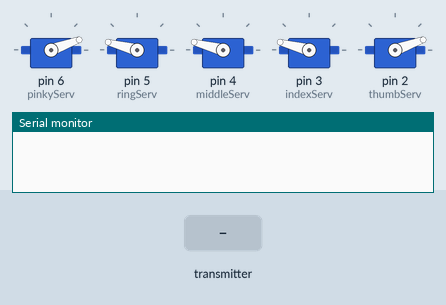
A sketch run on a simulated Arduino Uno, built with avr-gcc and run on an emulated ATmega328P. Parts: 5 × servo, the last lines printed to the serial monitor. The test bench sets the inputs (shaded band). No radio packets arrive unless stated.

Above: at 1.2 s.
1.3 s: the transmitter starts sending sensorArray.0 = 0
At 2.2 s:
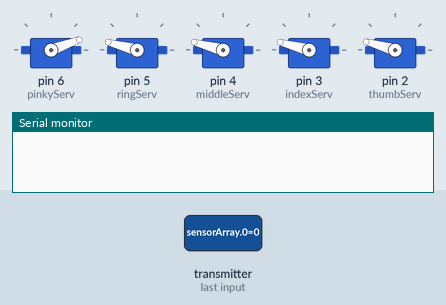
4.3 s: the transmitter starts sending sensorArray.1 = 100
At 7.0 s:
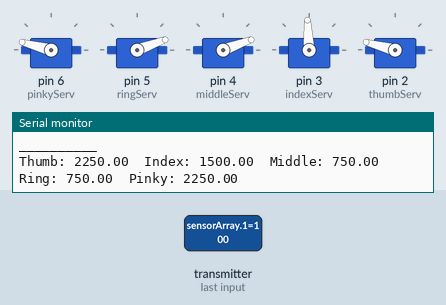
7.3 s: the transmitter starts sending sensorArray.4 = 100
At 8.6 s:
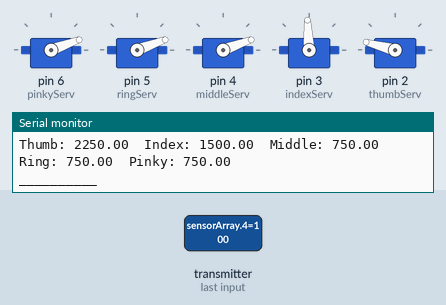
9.7 s: the transmitter starts sending sensorArray.2 = 100
At 11.3 s:
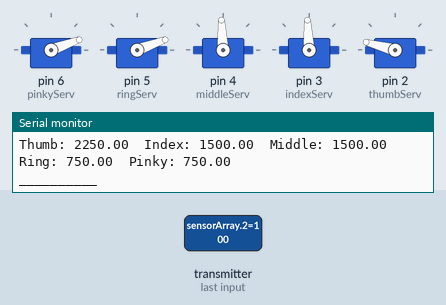
11.6 s: the transmitter starts sending sensorArray.0 = 100
At 13.1 s:
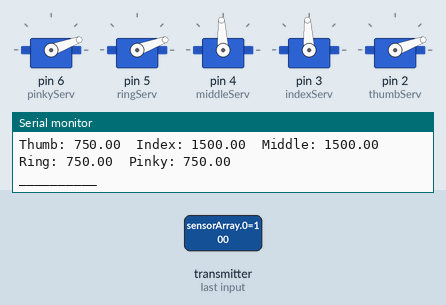
14.0 s: the transmitter starts sending sensorArray.3 = 100
At 15.7 s:
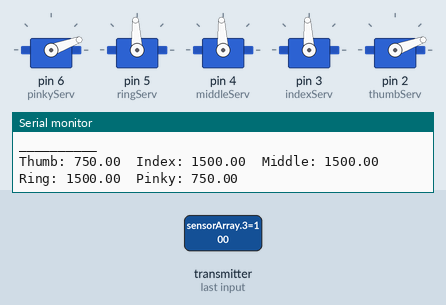
Timing chart, 0 to 16.9 s (numbered marks = the images above; inputs shaded):
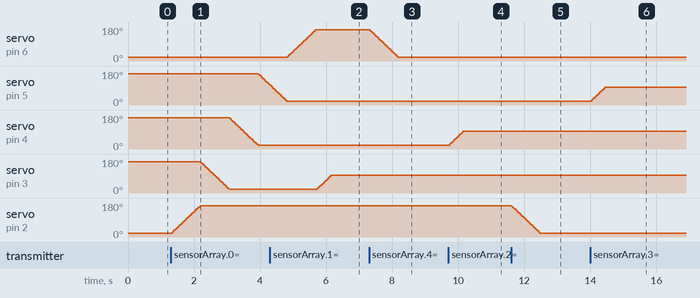

The sketch:

rcvr.ino
```cpp
#include <VirtualWire.h>
//#include <Servotimer2.h>
#include <ServoTimer2.h>  // the servo library
ServoTimer2 pinkyServ,thumbServ,indexServ,middleServ,ringServ;


double thumb, index, middle, ring, pinky;
double sensorArray[5] = {};


const int receive_pin = 11;
int thumb_init = 750;
int index_init = 2250;
int middle_init = 2250;
int ring_init = 2250;
int pinky_init = 750;


void setup() {

  pinkyServ.attach(6);
  ringServ.attach(5);
  middleServ.attach(4);
  indexServ.attach(3);
  thumbServ.attach(2);

  thumbServ.write(thumb_init);
  indexServ.write(index_init);
  middleServ.write(middle_init);
  ringServ.write(ring_init);
  pinkyServ.write(pinky_init);
  vw_set_rx_pin(receive_pin);

  Serial.begin(9600);
  vw_set_ptt_inverted(true);
  vw_setup(2000);
  vw_rx_start();

}

void loop() {
  uint8_t buf[VW_MAX_MESSAGE_LEN];
  uint8_t buflen = VW_MAX_MESSAGE_LEN;

  // Non-blocking
  if (vw_get_message(buf, &buflen))
  {
    memcpy(sensorArray, buf, buflen);
    //int i;
    // Turn on a light to show received good message
    digitalWrite(13, true);

    // Message with a good checksum received, dump it.
    //for (i = 0; i < buflen; i++)
    //{
      // Fill Sensor1CharMsg Char array with corresponding
      // chars from buffer.
      //sensorArray[i] = char(buf[i]);

    //}
   thumb= sensorArray[0];// == x;
   index= sensorArray[1]; //== y;
   middle= sensorArray[2]; //== z;
   ring= sensorArray[3];
   pinky= sensorArray[4];
//thumb & pinky positons are inversed with other three

  thumb = 180 - thumb;
  pinky = 180 - pinky;


  if (thumb<=80){thumb = 0;}
  else if (thumb>80 && thumb<=100){thumb=90;}
  else {thumb=180;}

  if (index<=80){index = 0;}
  else if (index>80 && index<=100){index=90;}
  else {index=180;}

  if (middle<=80){middle = 0;}
  else if (middle>80 && middle<=100){middle=90;}
  else {middle=180;}

  if (ring<=80){ring = 0;}
  else if (ring>80 && ring<=100){ring=90;}
  else {ring=180;}

  if (pinky<=80){pinky = 0;}
  else if (pinky>80 && pinky<=100){pinky=90;}
  else {pinky=180;}
//data received

//  mapping for servotimer2
  thumb = map(thumb,0,180,750,2250);

  index = map(index,0,180,750,2250);
  middle = map(middle,0,180,750,2250);
  ring = map(ring,0,180,750,2250);
  pinky = map(pinky,0,180,750,2250);

  if (thumb>thumb_init) thumbhigh();
  else if(thumb<thumb_init) thumblow();

  if (index>index_init) indexhigh();
  else if(index<index_init) indexlow();

  if (middle>middle_init) middlehigh();
  else if(middle<middle_init) middlelow();

  if (ring>ring_init) ringhigh();
  else if(ring<ring_init) ringlow();

  if (pinky>pinky_init) pinkyhigh();
  else if(pinky<pinky_init) pinkylow();

//  thumbServ.write(thumb);
//  delay(50);
//  indexServ.write(index);
//  delay(50);
//  middleServ.write(middle);
//  delay(50);
//  ringServ.write(ring);
//  delay(50);
//  pinkyServ.write(pinky);
//  delay(50);
   Serial.print("Thumb: ");
    Serial.print(thumb);

    Serial.print("  Index: ");
    Serial.print(index);

    Serial.print("  Middle: ");
    Serial.print(middle);

    Serial.print("  Ring: ");
    Serial.print(ring);

    Serial.print("  Pinky: ");
    Serial.println(pinky);

    Serial.print("\n__________\n");

   thumb_init = thumb;
   index_init = index;
   middle_init = middle;
   ring_init = ring;
   pinky_init = pinky;

  }
//
//  thumbServ.write(2250);
//  indexServ.write(2250);
//  middleServ.write(2250);
//  ringServ.write(750);
//  pinkyServ.write(2250);
}

//thumb
void thumbhigh(){
  for(int i = thumb_init; i<=thumb; i++){
    thumbServ.write(i);
    delayMicroseconds(500);
  }
}
void thumblow(){
  for(int i = thumb_init; i>=thumb; i--){
    thumbServ.write(i);
    delayMicroseconds(500);
  }
}
//index
void indexhigh(){
  for(int i = index_init; i<=index; i++){
    indexServ.write(i);
    delayMicroseconds(500);
  }
}
void indexlow(){
  for(int i = index_init; i>=index; i--){
    indexServ.write(i);
    delayMicroseconds(500);
  }
}
//middle
void middlehigh(){
  for(int i = middle_init; i<=middle; i++){
    middleServ.write(i);
    delayMicroseconds(500);
  }
}
void middlelow(){
  for(int i = middle_init; i>=middle; i--){
    middleServ.write(i);
    delayMicroseconds(500);
  }
}
//ring
void ringhigh(){
  for(int i = ring_init; i<=ring; i++){
    ringServ.write(i);
    delayMicroseconds(500);
  }
}
void ringlow(){
  for(int i = ring_init; i>=ring; i--){
    ringServ.write(i);
    delayMicroseconds(500);
  }
}
void pinkyhigh(){
  for(int i = pinky_init; i<=pinky; i++){
    pinkyServ.write(i);
    delayMicroseconds(500);
  }
}
void pinkylow(){
  for(int i = pinky_init; i>=pinky; i--){
    pinkyServ.write(i);
    delayMicroseconds(500);
  }
}
```

Measured:
- after the input at 1.3 s, servo on pin 5 (ringServ): moves from 165° to 104° over 0.35 s, starting after 2.6 s; servo on pin 4 (middleServ): moves from 165° to 20° over 0.87 s, starting after 1.8 s
- after the input at 4.3 s, servo on pin 3 (indexServ): moves from 20° to 93° over 0.42 s, starting after 1.4 s
- after the input at 7.3 s, servo on pin 6 (pinkyServ): moves from 165° to 20° over 0.83 s, starting at once
- after the input at 9.7 s, servo on pin 4 (middleServ): moves from 20° to 93° over 0.40 s, starting at once
- after the input at 11.6 s, servo on pin 2 (thumbServ): moves from 165° to 20° over 0.87 s, starting at once
- after the input at 14.0 s, servo on pin 5 (ringServ): moves from 20° to 93° over 0.40 s, starting at once
